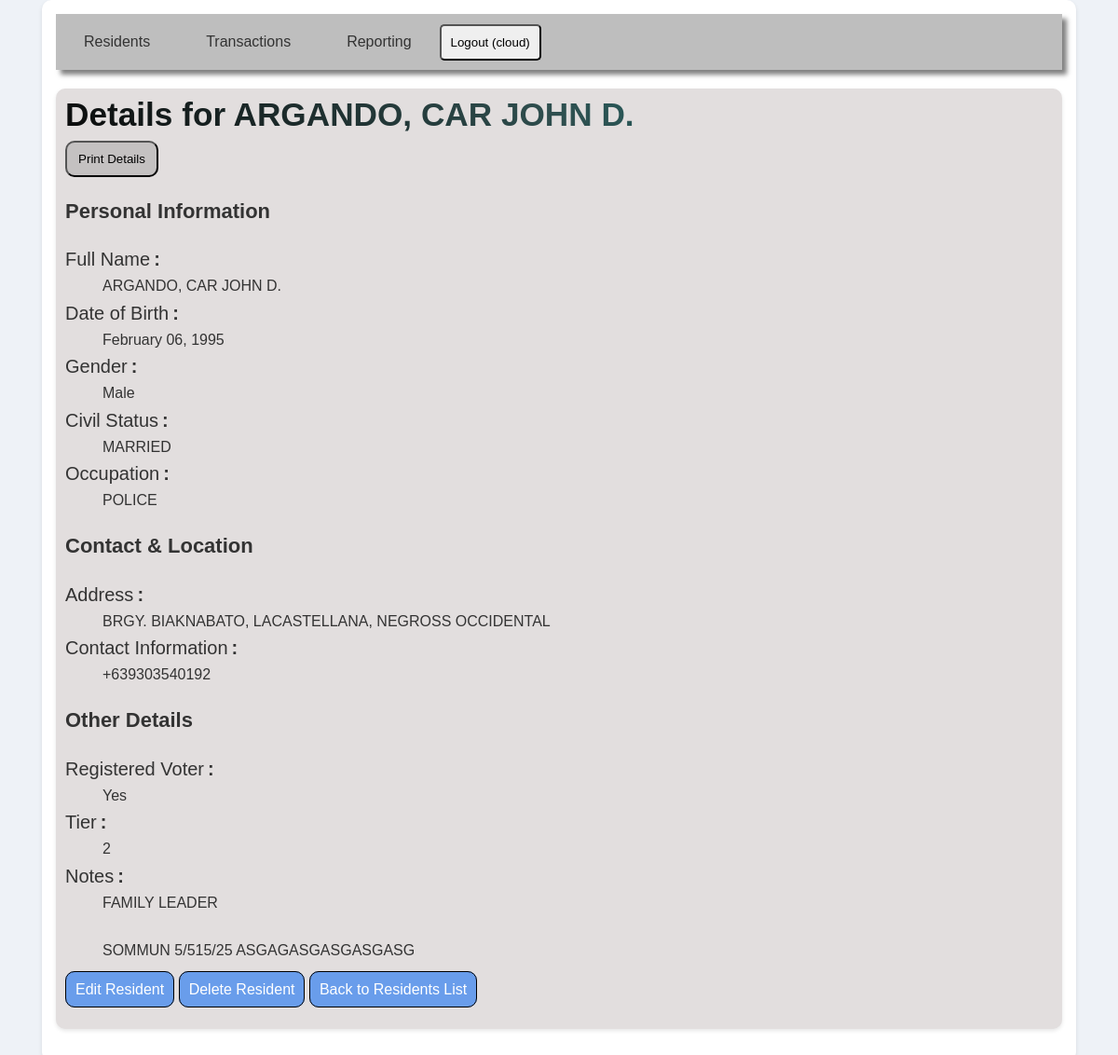
The page /residents/15/ (signed in) on the database its author committed.
### residents/models.py (models this page shows, shortened)
class Resident(models.Model):
    GENDER_CHOICES = [
        ('Male', 'Male'),
        ('Female', 'Female'),
        ('Others', 'Others'),
    ]
    TIER_CHOICES = [(str(i), str(i)) for i in range(1, 7)]
    CIVIL_STATUS_CHOICES = [
        ('SINGLE', 'Single'),
        ('MARRIED', 'Married'),
        ('WIDOWED', 'Widowed'),
        ('DIVORCED', 'Divorced'),
        ('SEPARATED', 'Separated'),
        ('ANNULLED', 'Annulled'),
        ('COMMON-LAW / LIVE-IN PARTNER', 'Common-law / Live-in Partner'),
    ]
    contact_validator = RegexValidator(
        regex=r'^[0-9+]*$', # Allows digits (0-9) and the plus sign (+)
        message='Contact information can only contain digits (0-9) and the plus sign (+).'
    )
    full_name = models.CharField(max_length=255)
    date_of_birth = models.DateField()
    gender = models.CharField(max_length=10, choices=GENDER_CHOICES)
    purok = models.CharField(max_length=225)
    religion = models.CharField(max_length=100, blank=True, null=True)
    email_address = models.EmailField(max_length=255, blank=True, null=True)
    address = models.TextField()
    place_of_birth = models.TextField()
    contact_information = models.CharField(max_length=100, blank=True, null=True, default='+63', validators=[contact_validator]) # Optional
    civil_status = models.CharField(max_length=50, choices=CIVIL_STATUS_CHOICES) # Applied new choices
    nationality = models.CharField(max_length=100, default='Filipino', blank=True, null=True)
    occupation = models.CharField(max_length=100, blank=True, null=True) # Optional
    voter_status = models.BooleanField(default=False) # True if registered voter
    tier = models.CharField( max_length=10, blank=True, null=True, choices=TIER_CHOICES )
    notes = models.TextField(blank=True, null=True) # Optional

### residents/views.py (the view)
# urls.py: path('<int:resident_id>/', views.resident_detail, name='resident_detail'),
@login_required
def resident_detail(request, resident_id):
    try:
        resident = get_object_or_404(Resident, pk=resident_id)
    except Http404:
        messages.warning(request, f"The resident with ID {resident_id} was not found or has been deleted.")
        return redirect('index')
    context = {
        'resident': resident,
        'page_title': f'Details for {resident.full_name}'
    }
    return render(request, 'residents/resident_detail.html', context)

### residents/templates/residents/resident_detail.html (shortened to what this page needs)
{% load static %}
<!DOCTYPE html>
<html>
<head>
    {% include 'residents/html/header.html' %}
</head>
<body>
    <div class="container">
  {% include 'residents/html/header_nav_bar.html' %}
        <div class="content">
            <div class="page-header">
                <h1>{{ page_title }}</h1>
                <button id="print-details-btn" class="btn btn-print">Print Details</button>
            </div>
            <div class="data">
                <div class="resident-details">
                    <section class="details-section personal-info">
                        <h2 class="section-title">Personal Information</h2>
                        <dl class="details-list">
                            <dt>Full Name</dt>
                            <dd>{{ resident.full_name }}</dd>
                            <dt>Date of Birth</dt>
                            <dd>{{ resident.date_of_birth|date:"F d, Y" }}</dd>
                            <dt>Gender</dt>
                            <dd>{{ resident.gender }}</dd>
                            <dt>Civil Status</dt>
                            <dd>{{ resident.civil_status }}</dd>
                            {% if resident.occupation %}
                                <dt>Occupation</dt>
                                <dd>{{ resident.occupation }}</dd>
                            {% endif %}
                        </dl>
                    </section>
                    <section class="details-section contact-info">
                        <h2 class="section-title">Contact & Location</h2>
                        <dl class="details-list">
                            <dt>Address</dt>
                            <dd>{{ resident.address }}</dd>
                            {% if resident.contact_information %}
                                <dt>Contact Information</dt>
                                <dd>{{ resident.contact_information }}</dd>
                            {% endif %}
                        </dl>
                    </section>
                    <section class="details-section other-info">
                        <h2 class="section-title">Other Details</h2>
                        <dl class="details-list">
                            <dt>Registered Voter</dt>
                            <dd>{% if resident.voter_status %}Yes{% else %}No{% endif %}</dd>
                            <dt>Tier</dt>
                            <dd>{{ resident.tier }}</dd>
                            {% if resident.notes %}
                                <dt>Notes</dt>
                                <dd>{{ resident.notes|linebreaksbr }}</dd>
                            {% endif %}
                        </dl>
                    </section>
                    <div class="actions-panel">
                        <a href="{% url 'edit_resident' resident.pk %}?next={{ request.get_full_path|urlencode }}" class="btn btn-edit">Edit Resident</a>
                        <a href="{% url 'delete_resident' resident.pk %}?next={{ request.get_full_path|urlencode }}" class="btn btn-delete">Delete Resident</a>
                        <a href="{% url 'index' %}" class="btn btn-back">Back to Residents List</a>
                    </div>
                </div>
            </div>
        </div>
    </div>
</body>
</html>

### residents/templates/residents/html/header_nav_bar.html (shortened to what this page needs)
    <nav class="navbar">
        <ul id="navbar-links">
            {% if user.is_authenticated %}
                <li><a href="{% url 'index' %}" {% if request.resolver_match.url_name == 'index' %}class="active"{% endif %}>Residents</a></li>
                <li><a href="{% url 'transactions_list' %}" {% if request.resolver_match.url_name == 'transactions_list' %}class="active"{% endif %}>Transactions</a></li>
                <li><a href="{% url 'reporting_page' %}" {% if request.resolver_match.url_name == 'reporting_page' %}class="active"{% endif %}>Reporting</a></li>
                <li>
                    <form id="logout-form-interactive" method="post" action="{% url 'logout' %}">
                        <button type="submit" class="logout-button">Logout ({{ user.username }})</button>
                    </form>
                </li>
            {% else %}
                <li><a href="{% url 'login' %}">Login</a></li>
            {% endif %}
        </ul>
    </nav>

### residents/static/residents/css/style.css (style rules this page uses)
body { font-family: 'Arial', sans-serif; line-height: 1.6; margin: 0; padding: 0; background-color: #eef2f7; color: #333; }
.container { max-width: 90%; height: auto; margin: 0 auto; background-color: #fff; padding: 15px; border-radius: 10px; box-shadow: 0 2px 4px rgba(0, 0, 0, 0.1); }
.content { width: 100%; margin: 20px 0; padding-bottom: 20px; background-color: #e2dede; border-radius: 10px; box-shadow: 0 2px 4px rgba(0, 0, 0, 0.1); }
.content .data { width: auto; padding-left: 10px; padding-right: 0; padding-bottom: 10px; }
.content .data a { border-radius: 10px; color: white; width: 100%; padding: 10px; background-color: #699deb; text-decoration: none; border: 1px solid black; }
.content .data h2 { font-size: 22px; }
.content .data dt { font-weight: 200; font-size: 20px; }
.details-list dt::after { content: ":"; font-weight: bold; margin-left: 4px; }
.navbar { background-color: #bebebe; box-shadow: 5px 5px 5px rgb(0, 0, 0, .5); height: 60px; display: flex; justify-content: space-between; align-items: center; position: relative; }
.navbar ul#navbar-links { height: 100%; list-style: none; margin: 0; padding: 0; display: flex; }
.navbar ul#navbar-links li { background-color: #bebebe; height: 100%; }
.navbar ul#navbar-links li a { padding: 0 30px; height: 100%; width: auto; text-decoration: none; color: #333; display: block; display: flex; justify-content: center; align-items: center; }
h1 { font-family: 'Poppins', sans-serif; padding: 0 10px; font-size: 2.2em; font-weight: 700; margin: auto; background: linear-gradient(45deg, #0a0909, #2F4F4F, #008080); -webkit-background-clip: text; -webkit-text-fill-color: transparent; background-clip: text; }
.btn-print { background-color: rgb(196, 193, 193); width: 100px; border-radius: 10px; padding: 10px; margin-left: 10px; }

### rows shown on the page
Resident: full_name "ARGANDO, CAR JOHN D.", date_of_birth "February 06, 1995", gender "Male", civil_status "MARRIED", occupation "POLICE", address "BRGY. BIAKNABATO, LACASTELLANA, NEGROSS OCCIDENTAL", contact_information "+639303540192", tier "2", notes "FAMILY LEADER SOMMUN 5/515/25 ASGAGASGASGASGASG"

### other values the page prints
{{ user.username }} "cloud"
{{ page_title }} "Details for ARGANDO, CAR JOHN D."
